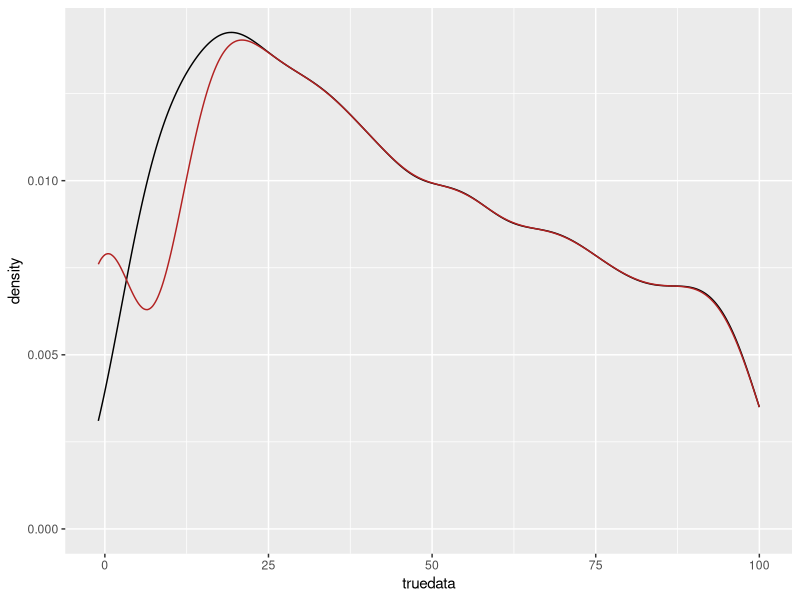
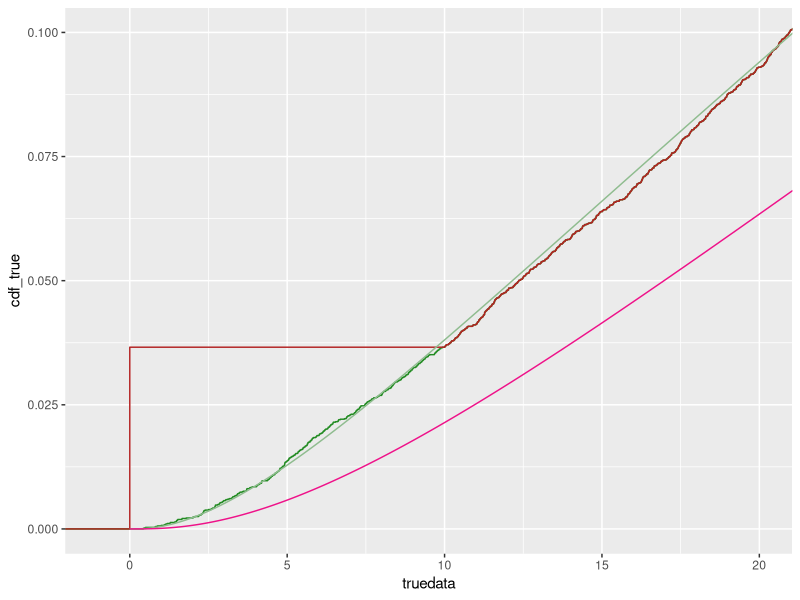
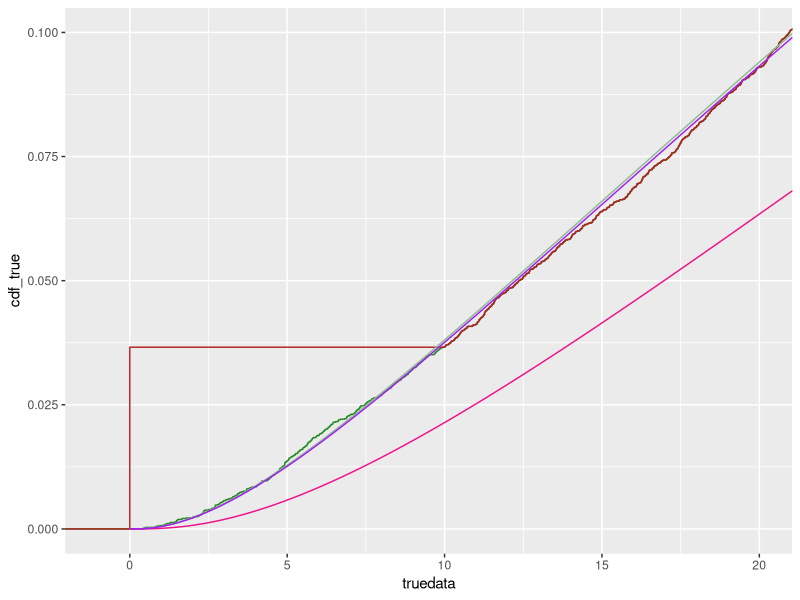
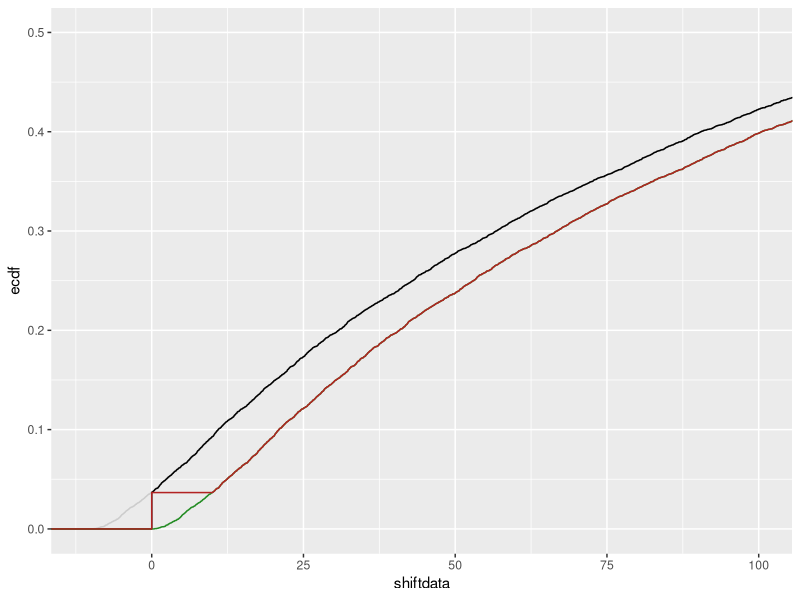
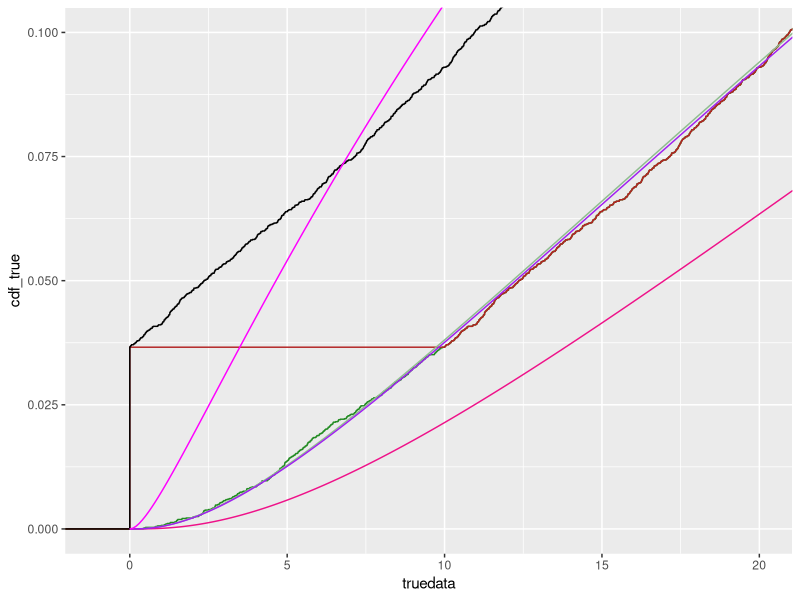
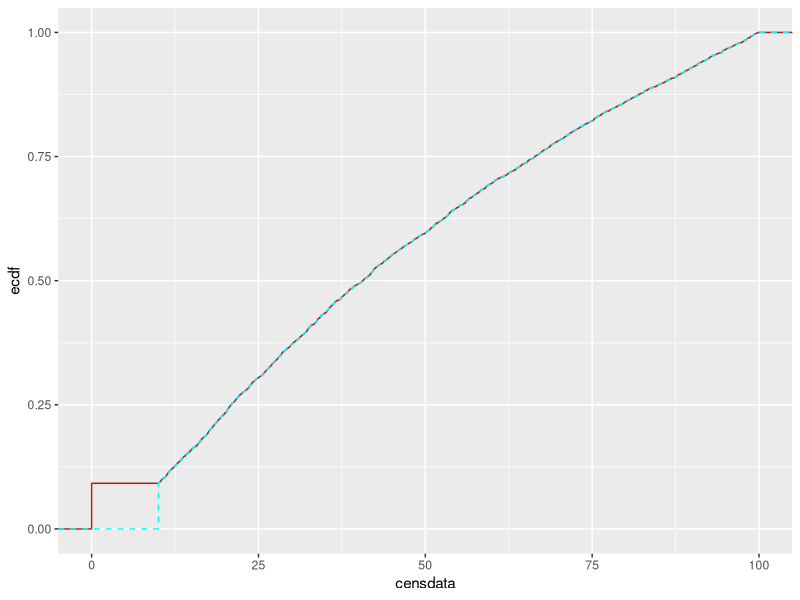
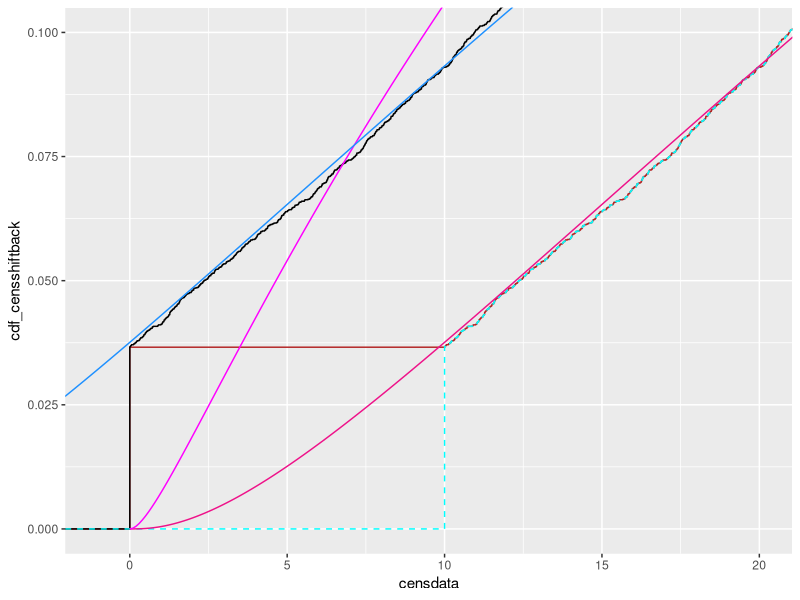
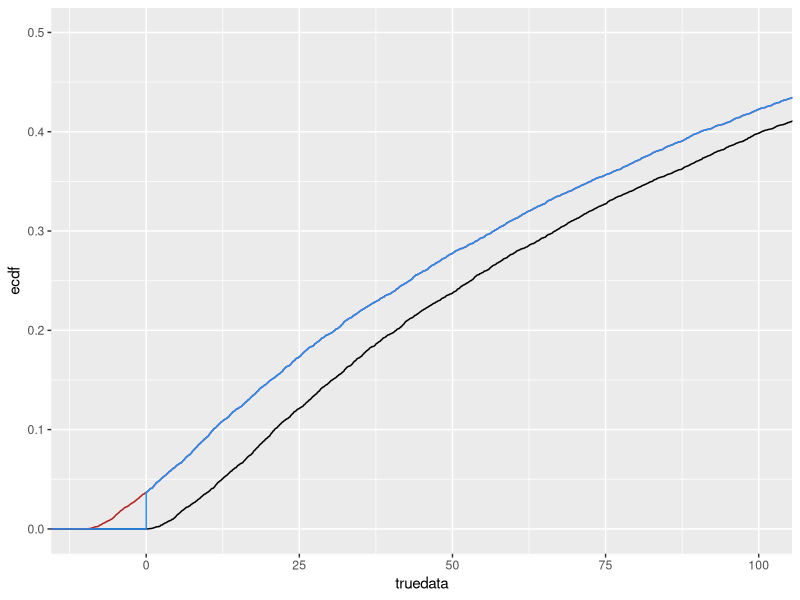

Write R code to recreate these figures, in order.
## ---- chunk 1
library(tidyverse)
library(fitdistrplus)
library(foreach)
## ---- chunk 2
truedata <- rlnorm(10000, 5, 1.5)
## ---- chunk 3
detectionlimit <- 10
## ---- chunk 4
censdata <- truedata
censdata[censdata < detectionlimit] <- 0
## ---- chunk 5
tc <- tibble(truedata, censdata)

ggplot(tc) +
  geom_density(aes(x = truedata), color = 'black') + 
  geom_density(aes(x = censdata), color = 'firebrick') + 
  xlim(-1, 100)
## ---- chunk 6
fit_true <- fitdistr(truedata, densfun = 'lognormal')
fit_cens <- fitdistr(censdata[censdata > 0], densfun = 'lognormal')

fit_true
fit_cens
## ---- chunk 7
df_cdf <- tibble(x = seq(0,1000, by = 0.1), 
                 cdf_true = plnorm(x, 
                             fit_true$estimate['meanlog'],
                             fit_true$estimate['sdlog']),
                 cdf_cens = plnorm(x, 
                             fit_cens$estimate['meanlog'],
                             fit_cens$estimate['sdlog']))

## ---- chunk 8
ggplot() + 
  stat_ecdf(data = tc, mapping = aes(x = truedata), color = 'forestgreen') + 
  stat_ecdf(data = tc, mapping = aes(x = censdata), color = 'firebrick') +
  geom_line(data = df_cdf, mapping = aes(x = x, y = cdf_true), color = 'darkseagreen') +
  geom_line(data = df_cdf, mapping = aes(x = x, y = cdf_cens), color = 'deeppink2') +
  coord_cartesian(xlim = c(-1, 2*detectionlimit), ylim = c(0, 0.1))
## ---- chunk 9
censframe <- tc |> 
  dplyr::mutate(left = ifelse(censdata == 0, NA, censdata),
                right = ifelse(censdata == 0, detectionlimit, censdata)) |> 
  dplyr::select(left, right)
## ---- chunk 10
fit_cens2 <- fitdistcens(censdata = data.frame(censframe), distr = 'lnorm')

fit_cens2
## ---- chunk 11
df_cdf <- df_cdf |> 
  mutate(cdf_cens2 = plnorm(x, 
                             fit_cens2$estimate['meanlog'],
                             fit_cens2$estimate['sdlog']),)
## ---- chunk 12
ggplot() + 
  stat_ecdf(data = tc, mapping = aes(x = truedata), color = 'forestgreen') + 
  stat_ecdf(data = tc, mapping = aes(x = censdata), color = 'firebrick') +
  geom_line(data = df_cdf, mapping = aes(x = x, y = cdf_true), color = 'darkseagreen') +
  geom_line(data = df_cdf, mapping = aes(x = x, y = cdf_cens), color = 'deeppink2') +
  geom_line(data = df_cdf, mapping = aes(x = x, y = cdf_cens2), color = 'purple') +
  coord_cartesian(xlim = c(-1, 2*detectionlimit), ylim = c(0, 0.1))
## ---- chunk 13
tc <- tc |> 
  mutate(shiftdata = truedata-detectionlimit,
         shiftcens = ifelse(shiftdata > 0, shiftdata, 0))
## ---- chunk 14
ggplot(tc) +
  stat_ecdf(mapping = aes(x = shiftdata), color = 'grey80') +
  stat_ecdf(mapping = aes(x = shiftcens), color = 'black') +
  stat_ecdf(mapping = aes(x = truedata), color = 'forestgreen') + 
  stat_ecdf(mapping = aes(x = censdata), color = 'firebrick') +
  coord_cartesian(xlim = c(-detectionlimit-1, 10*detectionlimit), ylim = c(0, 0.5))
## ---- chunk 15
shiftdetect <- 1
censframeshift <- tc |> 
  dplyr::mutate(left = ifelse(shiftcens < shiftdetect, NA, shiftcens),
                right = ifelse(shiftcens == 0, shiftdetect, shiftcens)) |> 
  dplyr::select(left, right)
## ---- chunk 16
fit_censshift <- fitdistcens(censdata = data.frame(censframeshift), distr = 'lnorm')

fit_censshift
## ---- chunk 17
fit_cens2
## ---- chunk 18
df_cdf <- df_cdf |> 
  mutate(cdf_censshift = plnorm(x, 
                             fit_censshift$estimate['meanlog'],
                             fit_censshift$estimate['sdlog']))
## ---- chunk 19
ggplot() + 
  stat_ecdf(data = tc, mapping = aes(x = truedata), color = 'forestgreen') + 
  stat_ecdf(data = tc, mapping = aes(x = censdata), color = 'firebrick') +
  stat_ecdf(data = tc, mapping = aes(x = shiftcens), color = 'black') +
  geom_line(data = df_cdf, mapping = aes(x = x, y = cdf_true), 
            color = 'darkseagreen') +
  geom_line(data = df_cdf, mapping = aes(x = x, y = cdf_cens), 
            color = 'deeppink2') +
  geom_line(data = df_cdf, mapping = aes(x = x, y = cdf_cens2),
            color = 'purple') +
  geom_line(data = df_cdf, mapping = aes(x = x, y = cdf_censshift),
            color = 'magenta') +
  coord_cartesian(xlim = c(-1, 2*detectionlimit), ylim = c(0, 0.1))
## ---- chunk 20
tc <- tc |> 
  mutate(shiftcensback = shiftcens + detectionlimit)
## ---- chunk 21
ggplot(tc) + 
    stat_ecdf(data = tc, mapping = aes(x = censdata), color = 'firebrick') +
  stat_ecdf(data = tc, mapping = aes(x = shiftcensback), color = 'cyan', linetype = 2) + xlim(c(0,100))

## ---- chunk 22
censshiftback <- tc |> 
  dplyr::mutate(left = ifelse(shiftcensback <= detectionlimit, NA, shiftcensback),
                right = ifelse(shiftcensback <= detectionlimit, detectionlimit, shiftcensback)) |> 
  dplyr::select(left, right)

fit_censshiftback <- fitdistcens(censdata = data.frame(censshiftback), distr = 'lnorm')

fit_censshiftback
## ---- chunk 23
df_cdf <- df_cdf |> 
  mutate(cdf_censshiftback = plnorm(x, 
                             fit_censshiftback$estimate['meanlog'],
                             fit_censshiftback$estimate['sdlog']),
         x_shiftback = x-detectionlimit)
## ---- chunk 24
ggplot() + 
  stat_ecdf(data = tc, mapping = aes(x = censdata), color = 'firebrick') +
  stat_ecdf(data = tc, mapping = aes(x = shiftcens), color = 'black') +
   stat_ecdf(data = tc, mapping = aes(x = shiftcensback), 
             color = 'cyan', linetype = 2) +
  geom_line(data = df_cdf, mapping = aes(x = x, y = cdf_censshiftback), 
            color = 'deeppink2') +
  geom_line(data = df_cdf, mapping = aes(x = x, y = cdf_censshift),
            color = 'magenta') +
    geom_line(data = df_cdf, mapping = aes(x = x_shiftback, y = cdf_censshiftback),
            color = 'dodgerblue') +
  coord_cartesian(xlim = c(-1, 2*detectionlimit), ylim = c(0, 0.1))
## ---- chunk 25
trueshift <- 10
## ---- chunk 26
df_shift <- tibble(truedata = truedata, 
                   shiftdata = truedata-trueshift, 
                   shiftcens = ifelse(shiftdata > 0, shiftdata, 0))
## ---- chunk 27
ggplot(df_shift) +
  stat_ecdf(aes(x = truedata), color = 'black') +
  stat_ecdf(aes(x = shiftdata), color = 'firebrick') +
  stat_ecdf(aes(x = shiftcens), color = 'dodgerblue') +
  coord_cartesian(xlim = c(-10, 100), ylim = c(0, 0.5))
## ---- chunk 28
upshift <- 100
## ---- chunk 29
df_shift <- df_shift |> 
  mutate(shiftup = shiftcens + upshift)
## ---- chunk 30
upcens <- df_shift |> 
  dplyr::mutate(left = ifelse(shiftup <= upshift, NA, shiftup),
                right = ifelse(shiftup <= upshift, upshift, shiftup)) |> 
  dplyr::select(left, right)

fit_upcens <- fitdistcens(censdata = data.frame(upcens), distr = 'lnorm')

fit_upcens
## ---- chunk 31
cdf_up <- tibble(x = seq(0,1000, by = 0.1), 
                 cdf_shiftup = plnorm(x, 
                             fit_upcens$estimate['meanlog'],
                             fit_upcens$estimate['sdlog']))
## ---- chunk 32
ggplot() +
  stat_ecdf(data = df_shift, mapping = aes(x = shiftup)) +
  geom_line(data = cdf_up, mapping = aes(x = x, y = cdf_shiftup), color = 'purple') +
  coord_cartesian(xlim = c(0, 1000), ylim = c(0, 0.5))
## ---- chunk 33
shiftfun <- function(indata, upshift) {
  # Shift the data
  shiftdf <- tibble(clipped = indata, shiftdat = indata + upshift, upshift)
  
  # Create censored dataset and fit
  
  # Handle the zero case- we just use the next value up
  if (upshift == 0) {rightlim <- min(indata[indata>0])} else {rightlim <- upshift}
  
  upcens <- shiftdf |> 
  dplyr::mutate(left = ifelse(shiftdat <= upshift, NA, shiftdat),
                right = ifelse(shiftdat <= upshift, rightlim, shiftdat)) |> 
  dplyr::select(left, right)

  fit_up <- fitdistcens(censdata = data.frame(upcens), distr = 'lnorm')

  # This isn't ideal, but we can shove the cdf on here too, it just has rows that don't mean the same thing. prevents us saving a list though.
  shiftdf <- shiftdf |> 
    mutate(x = row_number()/10,
           cdf_up = plnorm(x, 
                             fit_up$estimate['meanlog'],
                             fit_up$estimate['sdlog']),
           pdf_up = dlnorm(x, 
                             fit_up$estimate['meanlog'],
                             fit_up$estimate['sdlog']),
           # Some diagnostics
           fitloglik = fit_up$loglik,
           fitsemean = fit_up$sd['meanlog'],
           fitsesd = fit_up$sd['sdlog'])

}
## ---- chunk 34

abshift <- foreach(upshift = c(0, 1, 5, 10, 20, 50, 100), .combine = bind_rows) %do% {
  shiftfun(df_shift$shiftcens, upshift)
}
## ---- chunk 35
ggplot(abshift) +
  stat_ecdf(aes(x = shiftdat, color = factor(upshift))) +
  geom_line(aes(x = x, y = cdf_up, color = factor(upshift)), linetype = 2) +
  coord_cartesian(xlim = c(0,200), ylim = c(0, 0.5))
## ---- chunk 36
abshift |> 
  distinct(upshift, fitloglik, fitsemean, fitsesd) |> 
ggplot(aes(x = upshift, y = fitloglik)) + 
  geom_line() + geom_point() + 
  geom_label(aes(label = upshift), hjust = -0.1, vjust = -0.1, alpha = 0.2)
## ---- chunk 37
abshift |> 
  distinct(upshift, fitloglik, fitsemean, fitsesd) |> 
ggplot(aes(x = upshift)) + 
  geom_line(aes(y = fitsemean)) + geom_point(aes(y = fitsemean)) + 
  geom_line(aes(y = fitsesd), color = 'firebrick') + 
  geom_point(aes(y = fitsesd), color = 'firebrick') + 
  geom_label(aes(y = fitsemean, label = upshift), hjust = -0.1, vjust = -0.1, alpha = 0.2)
## ---- chunk 38
indata <- df_shift$shiftcens
shiftoptim <- function(upshift) {
  # Shift the data
  shiftdf <- tibble(clipped = indata, shiftdat = indata + upshift, upshift)
  
  # Create censored dataset and fit
  
  # Handle the zero case- we just use the next value up
  if (upshift == 0) {rightlim <- min(indata[indata>0])} else {rightlim <- upshift}
  
  upcens <- shiftdf |> 
  dplyr::mutate(left = ifelse(shiftdat <= upshift, NA, shiftdat),
                right = ifelse(shiftdat <= upshift, rightlim, shiftdat)) |> 
  dplyr::select(left, right)

  suppressWarnings(fit_up <- fitdistcens(censdata = data.frame(upcens), distr = 'lnorm'))
  
  return(-fit_up$loglik)
}
## ---- chunk 39
optim(1, shiftoptim)
## ---- chunk 40
optimize(shiftoptim, interval = c(0, 1000))
## ---- chunk 41

fitshift <- function(rawdata, shift_up) {
  # Handle the zero case- we just use the next value up
    if (shift_up == 0) {rightlim <- min(rawdata[rawdata>0])
    } else {
      rightlim <- shift_up}
  
  inshift <- rawdata + shift_up
    
    upcens <- tibble(left = ifelse(inshift <= shift_up, NA, inshift),
                right = ifelse(inshift <= shift_up, rightlim, inshift))
    
    suppressWarnings(fit_up <- fitdistcens(censdata = data.frame(upcens),
                                           distr = 'lnorm'))
    
    return(fit_up)
}


opt_up <- function(shift_up, rawdata) {
  
  fit_up <- fitshift(rawdata, shift_up)
  
  return(-fit_up$loglik)
}


optshift <- function(rawdata) {
  
  
  # get the optimal shift
  shift <- optimize(opt_up, interval = c(0, 1000), rawdata = rawdata)
  
  # Get the fit at that shift (would be nice to kick this out of opt_up somehow)
  
  fit_up <- fitshift(rawdata, shift$minimum)
  
 # Create a df for output
  # The shifted data
  shiftdf <- tibble(orig_data = rawdata, 
                    shift_data = rawdata + shift$minimum, 
                    optimum_shift = shift$minimum)
  

   # This isn't ideal, but we can shove the cdf on here too, it just has rows that don't mean the same thing. prevents us saving a list though.
  shiftdf <- shiftdf |> 
    mutate(x = row_number()/10,
           cdf_up = plnorm(x, 
                             fit_up$estimate['meanlog'],
                             fit_up$estimate['sdlog']),
           pdf_up = dlnorm(x, 
                             fit_up$estimate['meanlog'],
                             fit_up$estimate['sdlog']),
           # Some diagnostics
           fitloglik = fit_up$loglik)
  
  # and a shifted-back version of the cdf/pdf just needs a shifted x. The
  # backshift of the data is just the original `rawdata`.
  shiftdf <- shiftdf |> 
    mutate(x_back = x-shift$minimum)

}
## ---- chunk 42
optimal_fit <- optshift(df_shift$shiftcens)
## ---- chunk 43
ggplot(optimal_fit) +
  stat_ecdf(aes(x = shift_data)) +
  geom_line(aes(x = x, y = cdf_up), linetype = 2) +
  coord_cartesian(xlim = c(0,400), ylim = c(0, 0.5))
## ---- chunk 44
ggplot(optimal_fit) +
  geom_density(aes(x = shift_data)) +
  geom_line(aes(x = x, y = pdf_up), linetype = 2) +
  xlim(c(0,1000))
## ---- chunk 45
ggplot(optimal_fit) +
  stat_ecdf(aes(x = orig_data)) +
  geom_line(aes(x = x_back, y = cdf_up), linetype = 2) +
  coord_cartesian(xlim = c(0,400), ylim = c(0, 0.5))
